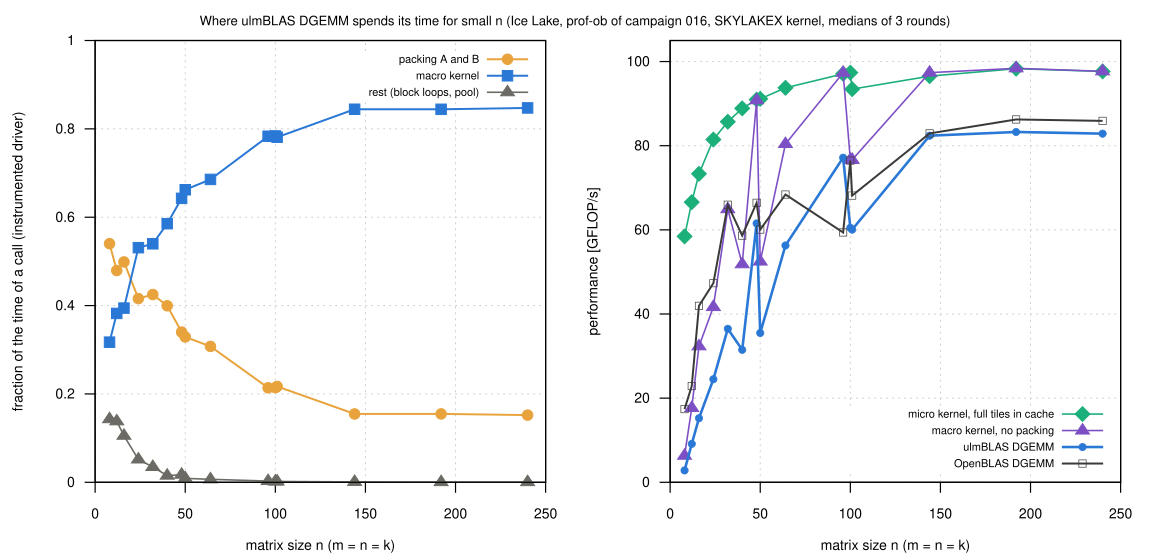

Reproduce this figure in gnuplot.
load "_style.gp"
set terminal svg size 1150,560 dynamic enhanced font "Helvetica,14" background rgb "white"
set output "prof.svg"
set multiplot layout 1,2 title "Where ulmBLAS DGEMM spends its time for small n (Ice Lake, prof-ob of campaign 016, SKYLAKEX kernel, medians of 3 rounds)" font ",13"
F = D."prof.csv"
m(mode, c) = (strcol("mode") eq mode) ? column(c) : NaN
set xlabel "matrix size n (m = n = k)"
set xrange [0:250]
set ylabel "fraction of the time of a call (instrumented driver)"
set yrange [0:1]
set key top right font ",11"
plot F using "n":(m("inst","packB")+m("inst","packA")) with linespoints lc rgb "#e8a33d" lw 2 pt 7 title "packing A and B", \
     F using "n":(m("inst","macrokernel")) with linespoints lc rgb "#2a78d6" lw 2 pt 5 title "macro kernel", \
     F using "n":(m("inst","other")) with linespoints lc rgb "#6b6a64" lw 1.6 pt 9 title "rest (block loops, pool)"
set ylabel "performance [GFLOP/s]"
set yrange [0:105]
set key bottom right font ",11"
plot F using "n":(m("kern","gflops")) with linespoints lc rgb "#1baf7a" lw 1.6 pt 13 title "micro kernel, full tiles in cache", \
     F using "n":(m("nopack","gflops")) with linespoints lc rgb "#7d4fc4" lw 1.6 pt 9 title "macro kernel, no packing", \
     F using "n":(m("lib","gflops")) with linespoints ls 1 title "ulmBLAS DGEMM", \
     F using "n":(m("cblas","gflops")) with linespoints ls 3 title "OpenBLAS DGEMM"
unset multiplot
